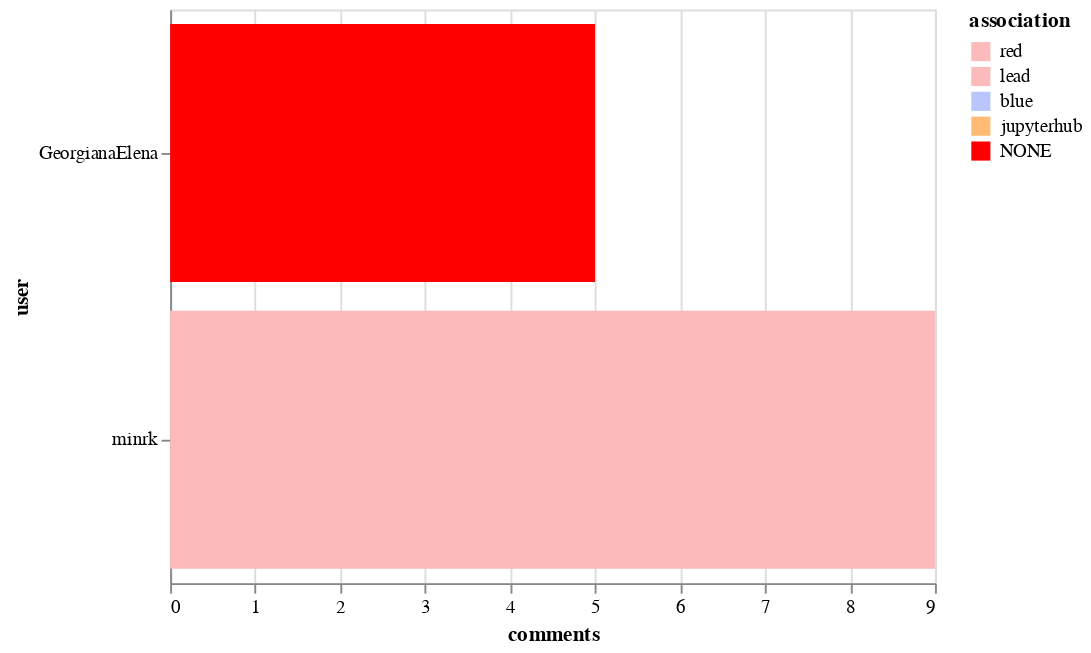

Source (notebook cell):
### Markdown cell above
## Top commenters

### Code cell
alt.Chart(top_commenters).mark_bar().encode(
    x='comments',
    y='user',
    color=alt.Color('association', sort=["CONTRIBUTOR", "MEMBER", "NONE"], scale=color_scale)
)

### Figure 1 — Vega-Lite specification as saved in the notebook (floating-point values rounded to 4 significant figures)
{"$schema": "https://vega.github.io/schema/vega-lite/v2.6.0.json", "config": {"view": {"height": 300, "width": 400}}, "data": {"name": "data-ef2990ba6538fef4e48d6149d04abeaf"}, "datasets": {"data-ef2990ba6538fef4e48d6149d04abeaf": [{"association": "lead", "comments": 9, "user": "minrk"}, {"association": "NONE", "comments": 5, "user": "GeorgianaElena"}]}, "encoding": {"color": {"field": "association", "scale": {"domain": ["red", "lead", "blue", "jupyterhub", "NONE"], "range": ["#fdbaba", "#fdbaba", "#bac5fd", "#ffbb74", "red"]}, "sort": ["CONTRIBUTOR", "MEMBER", "NONE"], "type": "nominal"}, "x": {"field": "comments", "type": "quantitative"}, "y": {"field": "user", "type": "nominal"}}, "mark": "bar"}
